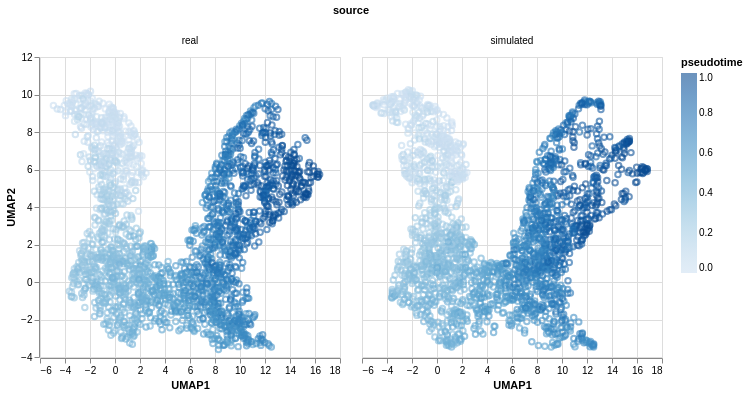

Source (notebook cell):
### Markdown cell above
## 5. Simulation validation

A successful fit should reproduce the features targeted by the model, such as gene means, variances, zero fractions, library sizes, and correlations. Here we present the UMAP as a simple visual check.

### Code cell
from scdiagnostics import compare_umap

compare_umap(example_sce, sampled_sce, color="pseudotime")

### Figure 1 — Vega specification as saved in the notebook (floating-point values rounded to 4 significant figures; data arrays with more than 128 entries replaced by an {"elided": "..."} marker saying what was removed)
{"$schema": "https://vega.github.io/schema/vega/v6.json", "data": [{"name": "source_0", "values": {"elided": "4174 records"}}, {"name": "column_domain", "values": [{"source": "real", "count": 2087}, {"source": "simulated", "count": 2087}]}, {"name": "source_0_x_domain_UMAP1", "values": [{"min": -5.127, "max": 16.82}]}, {"name": "source_0_y_domain_UMAP2", "values": [{"min": -3.596, "max": 10.25}]}, {"name": "source_0_color_domain_pseudotime", "values": [{"min": 0.0, "max": 1.0}]}], "signals": [{"name": "child_width", "value": 300}, {"name": "child_height", "value": 300}], "marks": [{"type": "group", "name": "column-title", "title": {"text": "source", "style": "guide-title", "offset": 10}, "role": "column-title"}, {"type": "group", "name": "row_header", "encode": {"update": {"height": {"signal": "child_height"}}}, "axes": [{"scale": "y", "zindex": 0, "grid": false, "title": "UMAP2", "orient": "left", "labelOverlap": true, "tickCount": {"signal": "ceil(child_height/40)"}}], "role": "row-header"}, {"type": "group", "name": "column_header", "from": {"data": "column_domain"}, "sort": {"field": "datum[\"source\"]", "order": "ascending"}, "encode": {"update": {"width": {"signal": "child_width"}}}, "title": {"text": {"signal": "isValid(parent[\"source\"]) ? parent[\"source\"] : \"\"+parent[\"source\"]"}, "frame": "group", "style": "guide-label", "offset": 10}, "role": "column-header"}, {"type": "group", "name": "column_footer", "from": {"data": "column_domain"}, "sort": {"field": "datum[\"source\"]", "order": "ascending"}, "encode": {"update": {"width": {"signal": "child_width"}}}, "axes": [{"scale": "x", "grid": false, "tickCount": {"signal": "ceil(child_width/40)"}, "zindex": 0, "labelFlush": true, "labelOverlap": true, "orient": "bottom", "title": "UMAP1"}], "role": "column-footer"}, {"type": "group", "name": "cell", "from": {"facet": {"data": "source_0", "name": "facet", "groupby": ["source"]}}, "sort": {"field": ["datum[\"source\"]"], "order": ["ascending"]}, "encode": {"update": {"width": {"signal": "child_width"}, "height": {"signal": "child_height"}}}, "marks": [{"type": "symbol", "name": "child_marks", "from": {"data": "facet"}, "encode": {"update": {"stroke": {"field": "pseudotime", "scale": "color"}, "y": {"field": "UMAP2", "scale": "y"}, "opacity": {"value": 0.6}, "x": {"field": "UMAP1", "scale": "x"}, "fill": {"value": "transparent"}}}, "style": ["point"]}], "axes": [{"scale": "x", "orient": "bottom", "labels": false, "domain": false, "maxExtent": 0, "minExtent": 0, "tickCount": {"signal": "ceil(child_width/40)"}, "zindex": 0, "ticks": false, "gridScale": "y", "grid": true, "aria": false}, {"scale": "y", "gridScale": "x", "labels": false, "maxExtent": 0, "domain": false, "minExtent": 0, "ticks": false, "grid": true, "aria": false, "zindex": 0, "orient": "left", "tickCount": {"signal": "ceil(child_height/40)"}}], "style": "cell"}], "scales": [{"name": "x", "type": "linear", "domain": [{"signal": "(data(\"source_0_x_domain_UMAP1\")[0] || {}).min"}, {"signal": "(data(\"source_0_x_domain_UMAP1\")[0] || {}).max"}], "range": [0, {"signal": "child_width"}], "nice": true, "zero": false}, {"name": "y", "type": "linear", "domain": [{"signal": "(data(\"source_0_y_domain_UMAP2\")[0] || {}).min"}, {"signal": "(data(\"source_0_y_domain_UMAP2\")[0] || {}).max"}], "range": [{"signal": "child_height"}, 0], "nice": true, "zero": false}, {"name": "color", "type": "linear", "domain": [{"signal": "(data(\"source_0_color_domain_pseudotime\")[0] || {}).min"}, {"signal": "(data(\"source_0_color_domain_pseudotime\")[0] || {}).max"}], "range": "ramp", "interpolate": "hcl", "zero": false}], "legends": [{"stroke": "color", "gradientLength": {"signal": "clamp(child_height, 64, 200)"}, "title": "pseudotime", "encode": {"gradient": {"update": {"opacity": {"value": 0.6}}}}}], "layout": {"padding": 20, "offset": {"columnTitle": 10}, "columns": {"signal": "length(data('column_domain'))"}, "bounds": "full", "align": "all"}, "background": "white", "padding": 5}
